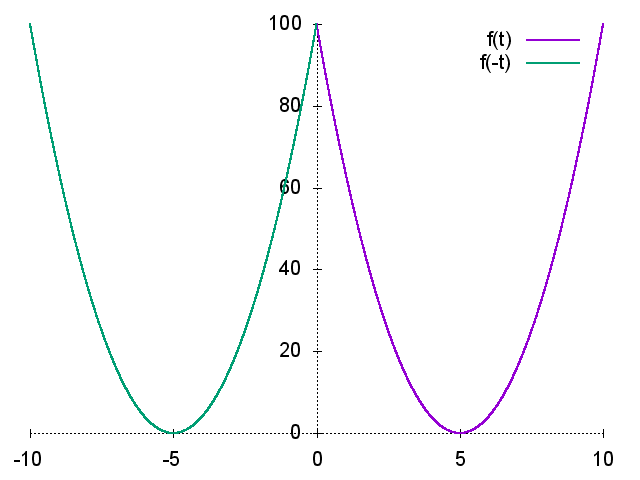

Generate this figure with gnuplot:
set terminal png font 'Helvetica,15'
set output 'simmetria_y.png'

#variables
T = 5

set sample 10000

set xzeroaxis
set xrange [-10:10]
set xtics axis

set yzeroaxis
set yrange [0:100]
set ytics axis

set border 0

plot 4*(x-T)**2 lw 2 title 'f(t)',\
	4*(-x-T)**2 lw 2 title 'f(-t)'
